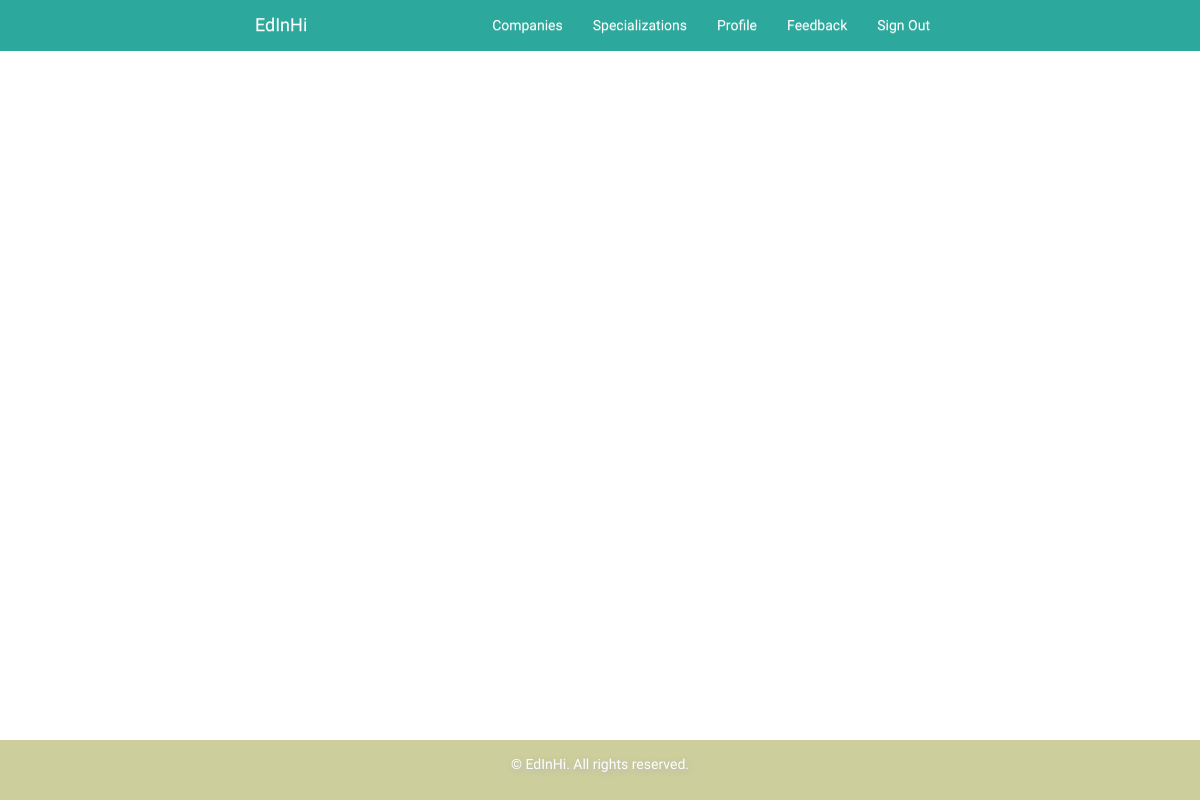
The app's page /profile/passed_skills/ (signed in), older data.
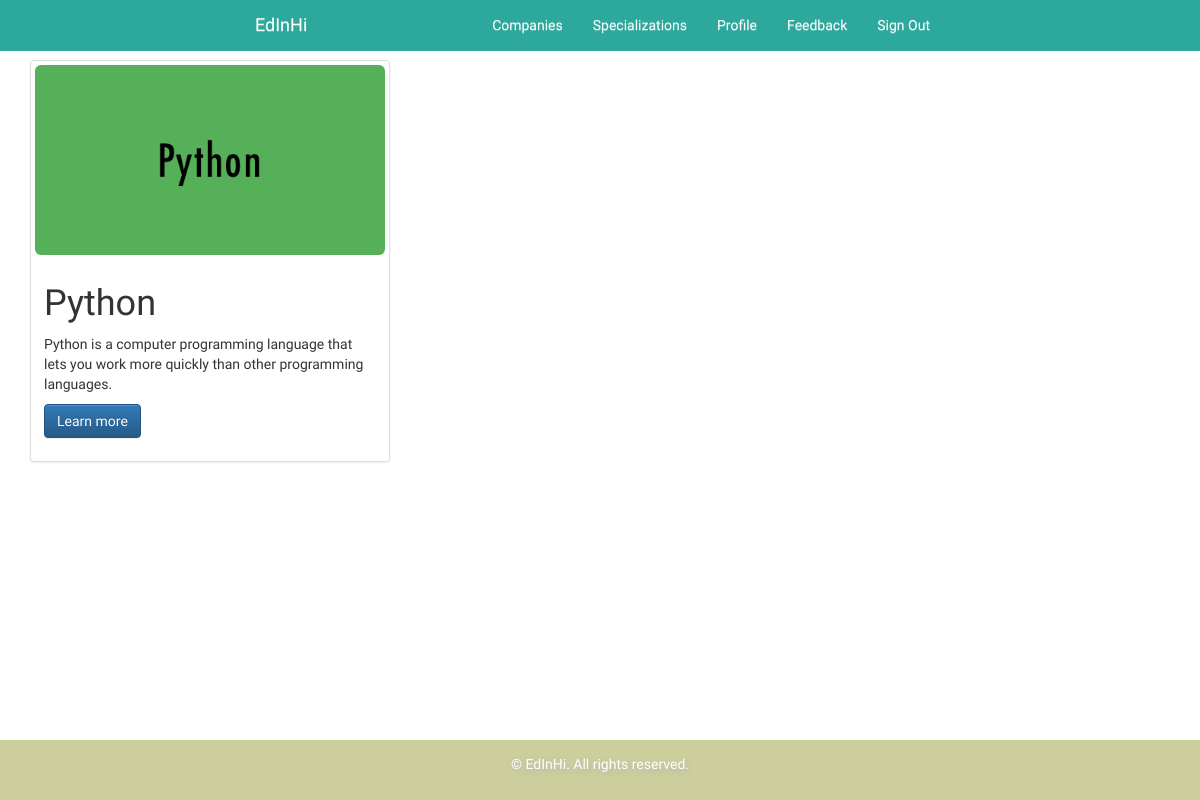
The same page, newer data.
### skill/models.py (models this page shows, shortened)
class Skill(models.Model):
    name = models.CharField(max_length=200)
    description = models.TextField()
    media_books = models.ManyToManyField(Book, blank=True)
    media_video = models.ManyToManyField(Video, blank=True)
    spec_logo = models.ImageField(upload_to='Images/skill_logo', blank=True, null=True)
    short_description = models.TextField(max_length=250, null=True, blank="")
    solved_users = models.ForeignKey(User, on_delete=models.CASCADE, null=True, blank=True)

### profile/views.py (the view)
@login_required
def passed_skills_view(request):
    skills = request.user.abstractuser.passed_skills.all()
    return render(request, 'profile/passedSkills.html', {'skills' : skills})

### profile/templates/profile/passedSkills.html (shortened to what this page needs)
{% extends 'main_app/base.html' %}
{% block content %}
    <br><br><br>
    <div class="container">
        <div class="row">
            {% for skill in skills %}
                <div class="col-md-4">
                    <div class="thumbnail">
                        {% if skill.spec_logo %}
                            <img class="img-rounded" src="{{ skill.spec_logo.url }}" alt="My Image"
                                 >
                        {% else %}
                            <img class="img-rounded" src="{{ "main_app/static/images/avatarTemp.png" }}" alt="My Image"
                                 style="width: 200px;height: 200px;">
                        {% endif %}
                        <div class="caption">
                            <h1>{{ skill.name }}</h1>
                            <p>{{ skill.description }}</p>
                            <p><a href="{% url "skill" skill.id %}" role="button"
                                  class="btn btn-primary">Learn more</a></p>
                        </div>
                    </div>
                </div>
            {% endfor %}
        </div>
    </div>
{% endblock %}

Row changes from the older to the newer data that the page shows:
now on this page (row edited): Skill: spec_logo (picture), name "Python", description "Python is a computer programming language that lets you work more quickly than other programming languages."
